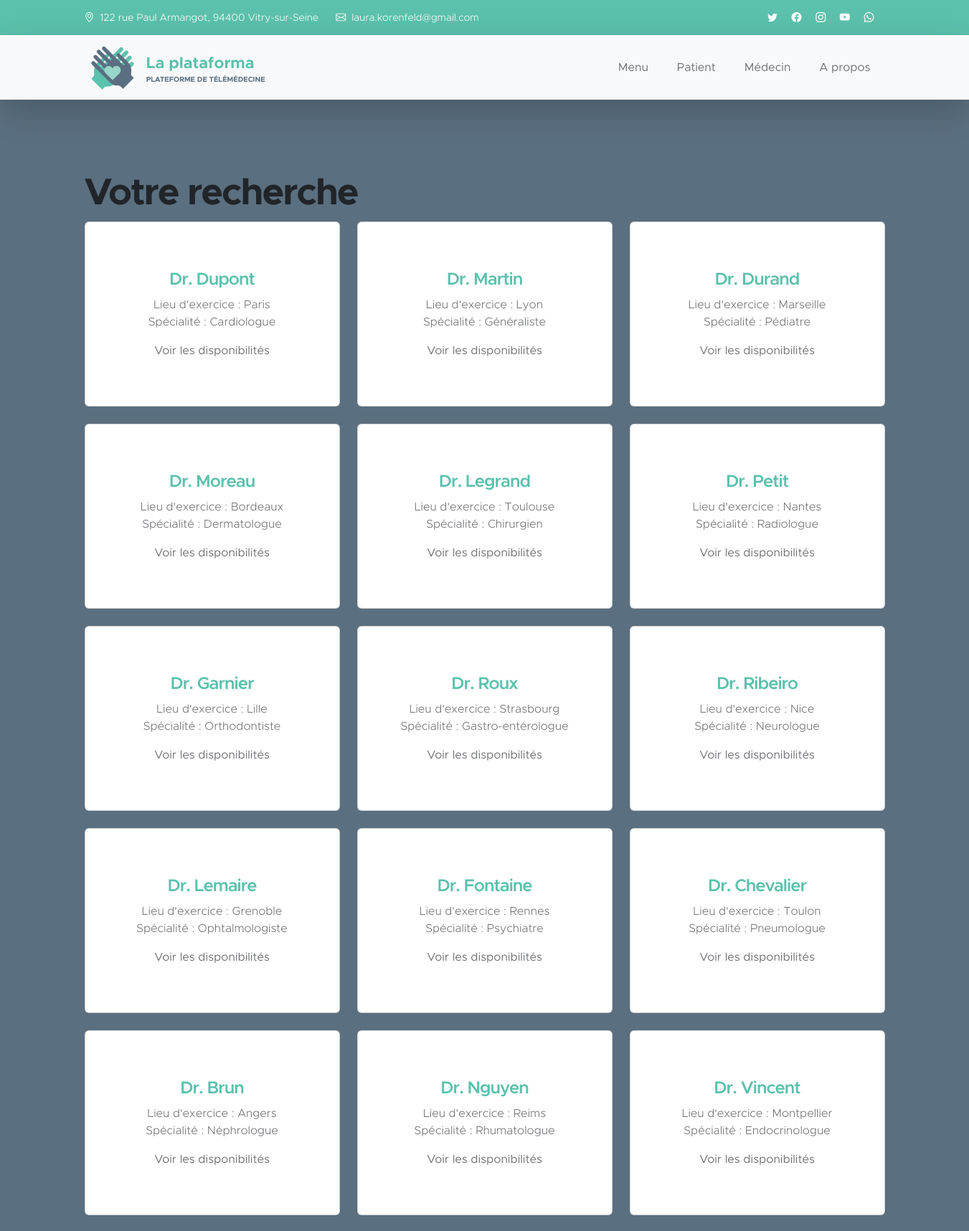
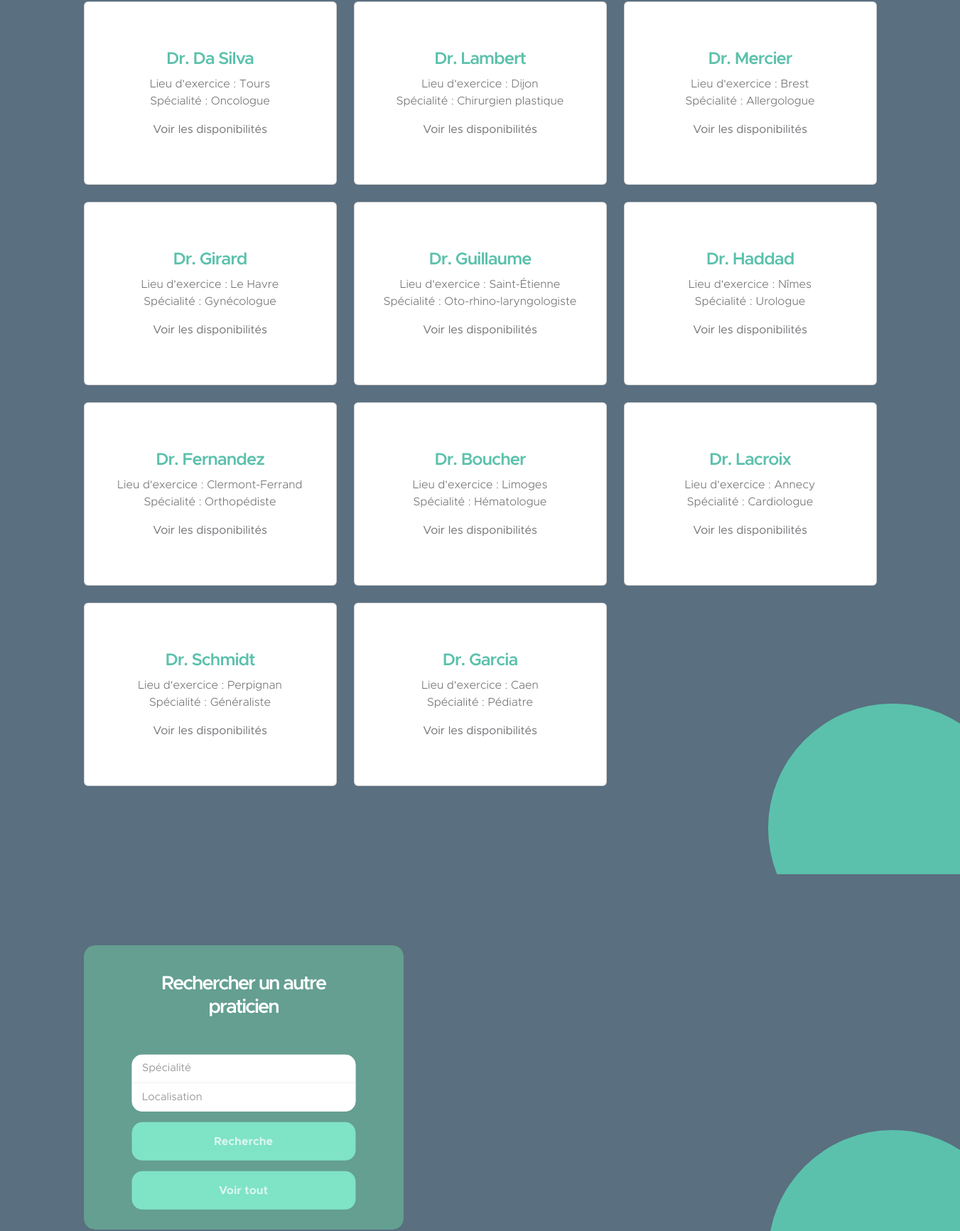
/search_practitioners (upper part), run on the app's committed database (2 pictures, top to bottom).
### app/views.py (models this page shows)
class Doctors(UserMixin, db.Model):
    id = db.Column(db.Integer, primary_key=True)
    username = db.Column(db.String(50), unique=True)
    password = db.Column(db.String(100))

### app/views.py (the view, shortened to what this page needs)
@app.route('/search_practitioners', methods=['POST', 'GET'])
def search_practitioners():
    conn = sqlite3.connect('theBDD.db')
    c = conn.cursor()
    if request.method == 'GET':
        c.execute("SELECT * FROM doctors")
        results = c.fetchall()
        print(results)
        conn.close()
        return render_template('resultat_rech_medecin.html', practitioners=results)

### app/templates/resultat_rech_medecin.html (shortened to what this page needs)
<!doctype html>
<html lang="en">
    <head>
        <link href="{{ url_for('static', filename='css//bootstrap.min.css') }}" rel="stylesheet">
        <link href="{{ url_for('static', filename='css/bootstrap-icons.css') }}" rel="stylesheet">
        <link href="{{ url_for('static', filename='css/templatemo-kind-heart-charity.css') }}" rel="stylesheet">
        <link href="{{ url_for('static', filename='css/index_connexion_patient.css') }}" rel="stylesheet">
    </head>
    <body id="section_1">
        <header class="site-header">
            <div class="container">
                <div class="row">
                    <div class="col-lg-8 col-12 d-flex flex-wrap">
                        <p class="d-flex me-4 mb-0">
                            <i class="bi-geo-alt me-2"></i>
                            122 rue Paul Armangot, 94400 Vitry-sur-Seine
                        </p>
                        <p class="d-flex mb-0">
                            <i class="bi-envelope me-2"></i>
                            <a href="mailto:laura.korenfeld@gmail.com">
                                laura.korenfeld@gmail.com
                            </a>
                        </p>
                    </div>
                    <div class="col-lg-3 col-12 ms-auto d-lg-block d-none">
                        <ul class="social-icon">
                            <li class="social-icon-item">
                                <a href="#" class="social-icon-link bi-twitter"></a>
                            </li>
                            <li class="social-icon-item">
                                <a href="#" class="social-icon-link bi-facebook"></a>
                            </li>
                            <li class="social-icon-item">
                                <a href="#" class="social-icon-link bi-instagram"></a>
                            </li>
                            <li class="social-icon-item">
                                <a href="#" class="social-icon-link bi-youtube"></a>
                            </li>
                            <li class="social-icon-item">
                                <a href="#" class="social-icon-link bi-whatsapp"></a>
                            </li>
                        </ul>
                    </div>
                </div>
            </div>
        </header>
        <nav class="navbar navbar-expand-lg bg-light shadow-lg">
            <div class="container">
                <a class="navbar-brand" href="/">
                    <img src="static/images/logo.png" class="logo img-fluid" alt="La plataforma">
                    <span>
                        La plataforma
                        <small>Plateforme de télémédecine</small>
                    </span>
                </a>
                <div class="collapse navbar-collapse" id="navbarNav">
                    <ul class="navbar-nav ms-auto">
                        <li class="nav-item">
                            <a class="nav-link click-scroll" href="/">Menu</a>
                        </li>
                        <li class="nav-item">
                            <a class="nav-link click-scroll" href="#section_4">Patient</a>
                        </li>
                        <li class="nav-item">
                            <a class="nav-link click-scroll" href="/connexion_medecin">Médecin</a>
                        </li>
                        <li class="nav-item">
                            <a class="nav-link click-scroll" href="/apropos">A propos</a>
                        </li>
                    </ul>
                </div>
            </div>
        </nav>
 <section class="volunteer-section section-padding" id="section_4">
    <div class="container">
    <div class="row">
        <h1>Votre recherche</h1>
        {% for practitioner in practitioners %}
            <div class="col-md-4">
                <div class="card mb-4">
                    <div class="featured-block d-flex justify-content-center align-items-center">
                    <div class="card-body d-block">
                        <h5 class="card-title">{{ practitioner[1] }}</h5>
                        <p class="card-text">Lieu d'exercice : {{ practitioner[2] }}<br>Spécialité : {{ practitioner[3] }}</p>
                        <a href="{{ url_for('infos_medecin', practitioner_id=practitioner[0]) }}" class="submit-btn">Voir les disponibilités</a>
                    </div>
                </div>
                    </div>
            </div>
        {% endfor %}
    </div>
</div>
 </section>
        <section class="volunteer-section section-padding" id="section_3">
                <div class="container center">
                    <div class="row">
                        <div class="lg-12 row">
                            <form action="{{ url_for('search_practitioners') }}" method="post">
                                <div class="form-structor2">
                                    <div class="signup2"><br>
                                        <h2 class="form-title2" id="rech_praticiens">Rechercher un autre praticien</h2>
                                        <div class="form-holder2">
                                            <input type="text" class="input2" placeholder="Spécialité" name="specialty"/>
                                            <input type="text" class="input2" placeholder="Localisation" name="location"/>
                                    </div>
                                    <button class="submit-btn2">Recherche</button>
                                        <a href="/search_practitioners" class="submit-btn2 text-center">Voir tout</a>
                                </div>
                            </div>
                            </form>
                        </div>
                    </div>
                </div>
            </section>
    </body>
</html>

### app/static/css/templatemo-kind-heart-charity.css (style rules this page uses)
:root { --white-color: #ffffff; --primary-color: #5bc1ac; --secondary-color: #5a6f80; --section-bg-color: #f0f8ff; --site-footer-bg-color: #44525d; --custom-btn-bg-color: #597081; --custom-btn-bg-hover-color: #5bc1ac; --dark-color: #000000; --p-color: #717275; --border-color: #e9eaeb; --body-font-family: 'Metropolis', sans-serif; --h1-font-size: 52px; --h2-font-size: 46px; --h3-font-size: 32px; --h4-font-size: 28px; --h5-font-size: 24px; --h6-font-size: 22px; --p-font-size: 16px; --btn-font-size: 18px; --copyright-font-size: 14px; --border-radius-large: 100px; --border-radius-medium: 20px; --border-radius-small: 10px; --font-weight-light: 300; --font-weight-normal: 400; --font-weight-semibold: 600; --font-weight-bold: 700; }
body { background-color: var(--white-color); font-family: var(--body-font-family); }
h2, h3, h4, h5, h6 { color: var(--dark-color); }
h1, h2, h3, h4, h5, h6 { font-weight: var(--font-weight-semibold); letter-spacing: -1px; }
h1 { font-size: var(--h1-font-size); font-weight: var(--font-weight-bold); letter-spacing: -2px; }
h2 { color: var(--secondary-color); font-size: var(--h2-font-size); letter-spacing: -2px; }
h5 { color: var(--primary-color); font-size: var(--h5-font-size); }
p { color: var(--p-color); font-size: var(--p-font-size); font-weight: var(--font-weight-light); }
ul li { color: var(--p-color); font-size: var(--p-font-size); font-weight: var(--font-weight-normal); }
a, button { touch-action: manipulation; transition: all 0.3s; }
a { color: var(--p-color); text-decoration: none; }
.section-padding { padding-top: 100px; padding-bottom: 100px; }
.navbar { background: var(--white-color); z-index: 9; padding-top: 0; padding-bottom: 0; }
.navbar-brand { color: var(--primary-color); font-size: var(--h6-font-size); font-weight: var(--font-weight-bold); }
.navbar-brand span { display: inline-block; vertical-align: middle; }
.navbar-brand small { color: var(--secondary-color); display: block; font-size: 10px; line-height: normal; text-transform: uppercase; }
.logo { width: 80px; height: auto; }
.navbar-expand-lg .navbar-nav .nav-link { margin-right: 0; margin-left: 0; padding: 20px; }
.navbar-nav .nav-link { display: inline-block; color: var(--p-color); font-size: var(--p-font-size); font-weight: var(--font-weight-medium); position: relative; padding-top: 15px; padding-bottom: 15px; }
.site-header { background: var(--primary-color); padding-top: 15px; padding-bottom: 10px; }
.site-header p, .site-header p a, .site-header .social-icon-link { color: var(--white-color); font-size: var(--copyright-font-size); }
.site-header .social-icon { text-align: right; }
.site-header .social-icon-link { background: transparent; width: inherit; height: inherit; line-height: inherit; margin-right: 15px; }
.featured-block { text-align: center; transition: all 0.5s ease; min-height: 256px; padding: 15px; }
.volunteer-section { background: var(--secondary-color); position: relative; overflow: hidden; }
.volunteer-section::after { content: ""; background: var(--primary-color); border-radius: 50%; position: absolute; bottom: -110px; right: -80px; width: 350px; height: 350px; }
.social-icon { margin: 0; padding: 0; }
.social-icon-item { list-style: none; display: inline-block; vertical-align: top; }
.social-icon-link { background: var(--site-footer-bg-color); border-radius: var(--border-radius-large); color: var(--white-color); font-size: var(--copyright-font-size); display: block; margin-right: 5px; text-align: center; width: 35px; height: 35px; line-height: 38px; }

### data on the page
Doctors: name "Dr. Dupont", location "Paris", specialty "Cardiologue"
Doctors: name "Dr. Martin", location "Lyon", specialty "Généraliste"
Doctors: name "Dr. Durand", location "Marseille", specialty "Pédiatre"
Doctors: name "Dr. Moreau", location "Bordeaux", specialty "Dermatologue"
Doctors: name "Dr. Legrand", location "Toulouse", specialty "Chirurgien"
Doctors: name "Dr. Petit", location "Nantes", specialty "Radiologue"
Doctors: name "Dr. Garnier", location "Lille", specialty "Orthodontiste"
Doctors: name "Dr. Roux", location "Strasbourg", specialty "Gastro-entérologue"
Doctors: name "Dr. Ribeiro", location "Nice", specialty "Neurologue"
Doctors: name "Dr. Lemaire", location "Grenoble", specialty "Ophtalmologiste"
Doctors: name "Dr. Fontaine", location "Rennes", specialty "Psychiatre"
Doctors: name "Dr. Chevalier", location "Toulon", specialty "Pneumologue"
Doctors: name "Dr. Brun", location "Angers", specialty "Néphrologue"
Doctors: name "Dr. Nguyen", location "Reims", specialty "Rhumatologue"
Doctors: name "Dr. Vincent", location "Montpellier", specialty "Endocrinologue"
Doctors: name "Dr. Da Silva", location "Tours", specialty "Oncologue"
Doctors: name "Dr. Lambert", location "Dijon", specialty "Chirurgien plastique"
Doctors: name "Dr. Mercier", location "Brest", specialty "Allergologue"
Doctors: name "Dr. Girard", location "Le Havre", specialty "Gynécologue"
Doctors: name "Dr. Guillaume", location "Saint-Étienne", specialty "Oto-rhino-laryngologiste"
Doctors: name "Dr. Haddad", location "Nîmes", specialty "Urologue"
Doctors: name "Dr. Fernandez", location "Clermont-Ferrand", specialty "Orthopédiste"
Doctors: name "Dr. Boucher", location "Limoges", specialty "Hématologue"
Doctors: name "Dr. Lacroix", location "Annecy", specialty "Cardiologue"
Doctors: name "Dr. Schmidt", location "Perpignan", specialty "Généraliste"
Doctors: name "Dr. Garcia", location "Caen", specialty "Pédiatre"
